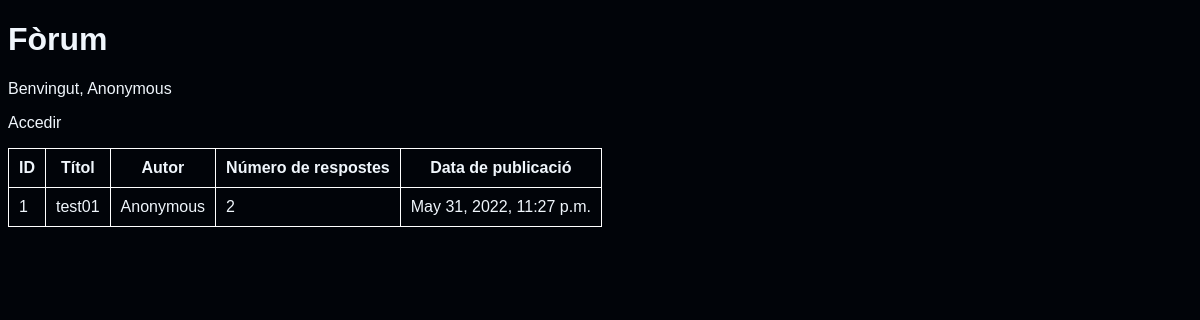
Before: / with the older database file.
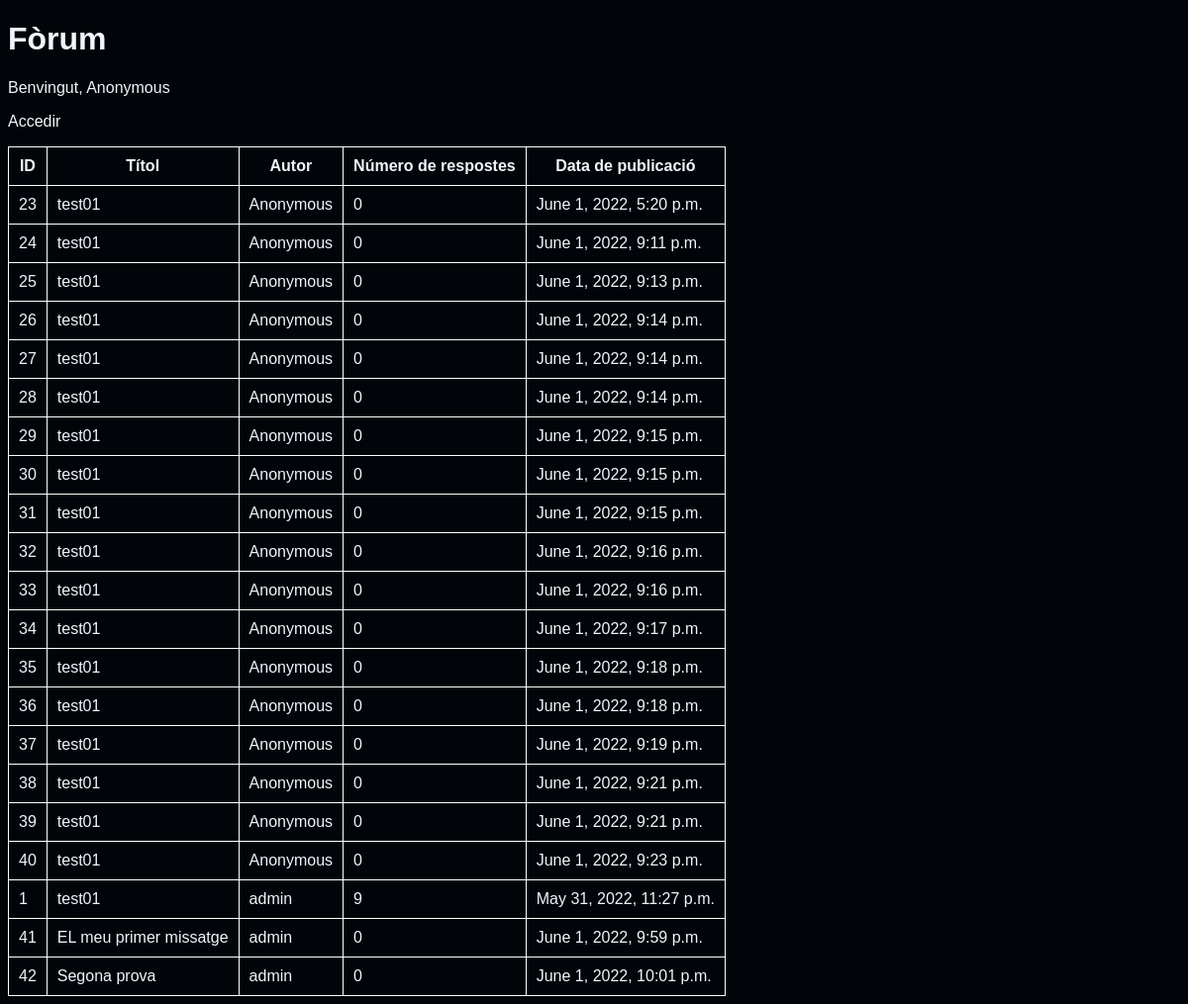
After: the same page with the newer database file.
### forum_messages/models.py (models this page shows)
class Publication(models.Model):
    content = models.CharField(max_length=255)
    user = models.ForeignKey(User, on_delete=models.SET_NULL, null=True)
    published_at = models.DateTimeField()
    class Meta:
        abstract = True

class Message(Publication):
    title = models.CharField(max_length=50)
    pass

### forum_messages/views.py (the view)
# urls.py: path('', MessageView.as_view()),
class MessageView(View):
    def get(self, request):
        context = {
            'username': 'Anonymous' if request.user.is_anonymous else request.user.username,
            'messages': list(Message.objects.annotate(replies_count=Count('reply'))),
        }
        return render(request, 'messages.html', context=context)

### forum_messages/templates/messages.html (shortened to what this page needs)
<!DOCTYPE html>
<html lang="ca">
<head>
</head>
<body>
    <h1>Fòrum</h1>
    <p>Benvingut, {{ username }}</p>
    {% if request.user.is_anonymous %}
        <p><a href="{% url 'login' %}">Accedir</a></p>
    {% else %}
        <p><a href="{% url 'logout' %}">Desconnectar</a></p>
        <p><a href="{% url 'message.create' %}">Missatge nou</a></p>
    {% endif %}
    <table>
        <tr>
            <th>ID</th>
            <th>Títol</th>
            <th>Autor</th>
            <th>Número de respostes</th>
            <th>Data de publicació</th>
        </tr>
        {% for message in messages %}
            <tr>
                <td>{{ message.id }}</td>
                <td><a href="{% url 'replies' message_id=message.id %}">{{ message.title }}</a></td>
                <td>{% if message.user %} {{ message.user }} {% else %} {{ 'Anonymous' }} {% endif %}</td>
                <td>{{ message.replies_count }}</td>
                <td>{{ message.published_at }}</td>
            </tr>
        {% endfor %}
    </table>
</body>
</html>

### forum_messages/templates/messages.html (style rules this page uses)
body { background-color: #010409; color: #f0f6fc; font-family: sans-serif; }
table { border-collapse: collapse; border: white solid 1px; }
th, td { border: white solid 1px; padding: 10px; }
a { text-decoration: none; color: inherit; }

Changed rows visible on the page:
added Message: id "23", title "test01", value "Anonymous", replies_count "0", published_at "June 1, 2022, 5:20 p.m."
added Message: id "24", title "test01", value "Anonymous", replies_count "0", published_at "June 1, 2022, 9:11 p.m."
added Message: id "25", title "test01", value "Anonymous", replies_count "0", published_at "June 1, 2022, 9:13 p.m."
added Message: id "26", title "test01", value "Anonymous", replies_count "0", published_at "June 1, 2022, 9:14 p.m."
added Message: id "27", title "test01", value "Anonymous", replies_count "0", published_at "June 1, 2022, 9:14 p.m."
added Message: id "28", title "test01", value "Anonymous", replies_count "0", published_at "June 1, 2022, 9:14 p.m."
added Message: id "29", title "test01", value "Anonymous", replies_count "0", published_at "June 1, 2022, 9:15 p.m."
added Message: id "30", title "test01", value "Anonymous", replies_count "0", published_at "June 1, 2022, 9:15 p.m."
added Message: id "31", title "test01", value "Anonymous", replies_count "0", published_at "June 1, 2022, 9:15 p.m."
added Message: id "32", title "test01", value "Anonymous", replies_count "0", published_at "June 1, 2022, 9:16 p.m."
added Message: id "33", title "test01", value "Anonymous", replies_count "0", published_at "June 1, 2022, 9:16 p.m."
added Message: id "34", title "test01", value "Anonymous", replies_count "0", published_at "June 1, 2022, 9:17 p.m."
added Message: id "35", title "test01", value "Anonymous", replies_count "0", published_at "June 1, 2022, 9:18 p.m."
added Message: id "36", title "test01", value "Anonymous", replies_count "0", published_at "June 1, 2022, 9:18 p.m."
added Message: id "37", title "test01", value "Anonymous", replies_count "0", published_at "June 1, 2022, 9:19 p.m."
added Message: id "38", title "test01", value "Anonymous", replies_count "0", published_at "June 1, 2022, 9:21 p.m."
added Message: id "39", title "test01", value "Anonymous", replies_count "0", published_at "June 1, 2022, 9:21 p.m."
added Message: id "40", title "test01", value "Anonymous", replies_count "0", published_at "June 1, 2022, 9:23 p.m."
changed Message "May 31, 2022, 11:27 p.m.": user (not shown) → "admin"; replies_count "2" → "9"; value "Anonymous" → (not shown)
added Message: id "41", title "EL meu primer missatge", user "admin", replies_count "0", published_at "June 1, 2022, 9:59 p.m."
added Message: id "42", title "Segona prova", user "admin", replies_count "0", published_at "June 1, 2022, 10:01 p.m."
